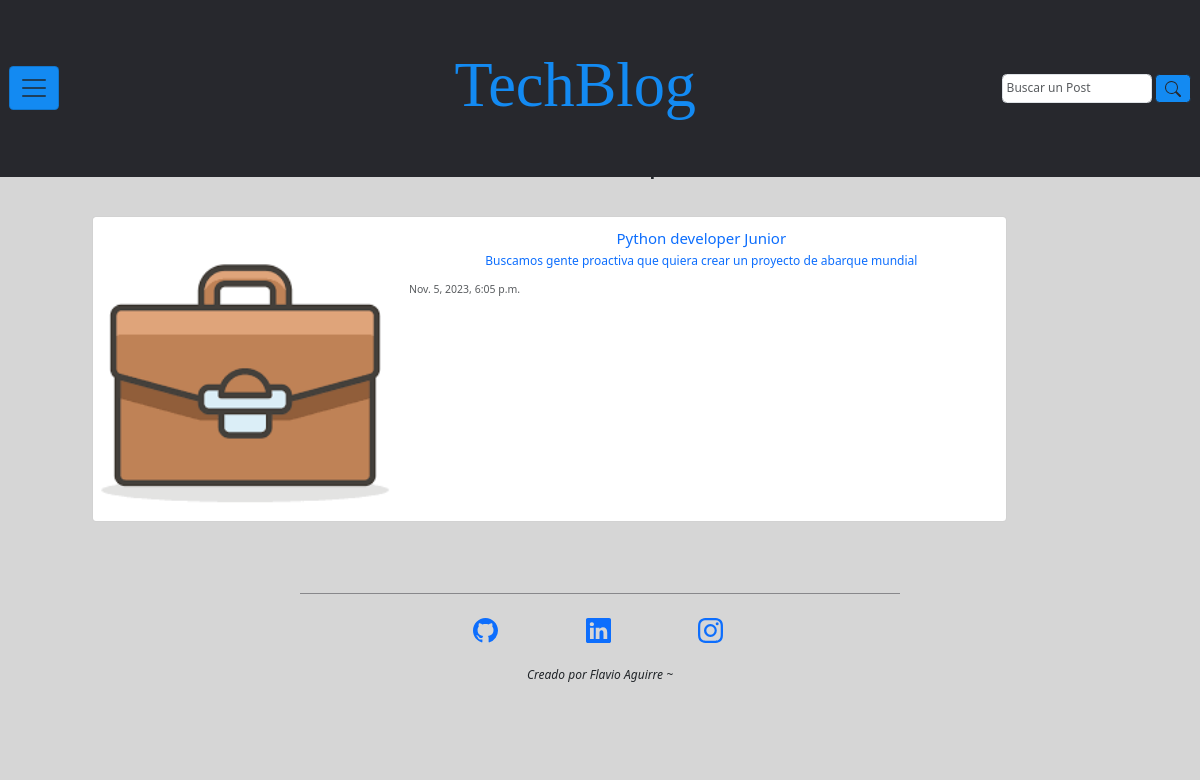
The app's page /empleos/lista_empleos/ with its own data.
### empleos/models.py (models this page shows, shortened)
class Empleos(models.Model):
    titulo_empleo = models.CharField(max_length=100)
    descripcion_empleo = models.TextField()
    autor_empleo = models.ForeignKey(User, on_delete=models.CASCADE)
    fecha_publicacion_empleo = models.DateTimeField(auto_now_add=True)

### empleos/views.py (the view)
# urls.py: path('lista_empleos/', views.lista_empleos, name='empleos'),
def lista_empleos(request):
    lista_empleos = Empleos.objects.all().order_by('-fecha_publicacion_empleo')
    return render(request, 'empleos/lista_empleos.html', {'lista_empleos': lista_empleos})

### empleos/templates/empleos/lista_empleos.html (shortened to what this page needs)
{% extends "base.html" %}
{% load static %}
{% block main %}
    <main class="contenedor-main d-f justify-content-center">
        <section class="row contenedor-section p-20 col-md-12">
            <h1 class="text-center" style="padding-bottom: 3%;">Bolsa de empleos</h1>
            {% for empleo in lista_empleos %}
                <article class="conteiner-article">
                    <div class="card mb-3" style="max-width: 90%;">
                        <a href="{{ empleo.id }}">
                            <div class="row g-0">
                                <div class="col-md-4">
                                    <img src={% static "assets/img/empleos/portfolio-img.png" %} class="img-fluid rounded-start" alt="...">
                                </div>
                                <div class="col-md-8">
                                    <div class="card-body">
                                        <h5 class="card-title text-center">{{ empleo.titulo_empleo }}</h5>
                                        <p class="card-text text-center">{{ empleo.descripcion_empleo }}</p>
                                        <p class="card-text"><small class="text-body-secondary">{{ empleo.fecha_publicacion_empleo }}</small></p>
                                    </div>
                                </div>
                            </div>
                        </a>
                    </div>
                </article>
            {% endfor %}
        </section>
    </main>
{% endblock main %}

### inicio_blog/static/css/styles.css (style rules this page uses)
:root { --primary: #138af2; --secondary: #27282D; --alternative: #27282d72; --bg-color-grey: #cccc; --spacing-xxlarge: 12.5em; --spacing-xlarge: 10em; --spacing-large: 7em; --spacing-medium: 2.4em; --spacing-small: 2em; --spacing-xsmall: 1.2em; --spacing-xxsmall: .3em; --font-principal: Roboto; --font-title: 'Playfair Display', serif; --text-xlarge: 5.2rem; --text-large: 3.2rem; --text-medium: 2.5rem; --text-base: 2rem; --text-small: 1.7rem; --text-xsmall: 1.3rem; }
*::after, *::before, * { margin: 0; padding: 0; box-sizing: border-box; vertical-align: baseline; }
html { scroll-behavior: smooth; font-size: 75%; }
body { min-height: 100vh; background: #cccc; font-size: 100%; line-height: 1.4em; }
a { text-decoration: none; font-style: inherit; }
img, picture, video, iframe { max-width: 100%; width: 100%; display: block; }
.contenedor-main { margin-top: var(--spacing-large); padding: 4% 6%; display: flex; }
.contenedor-section { padding: 1%; }

### records on screen
Empleos: titulo_empleo "Python developer Junior", descripcion_empleo "Buscamos gente proactiva que quiera crear un proyecto de abarque mundial", fecha_publicacion_empleo "Nov. 5, 2023, 6:05 p.m."
